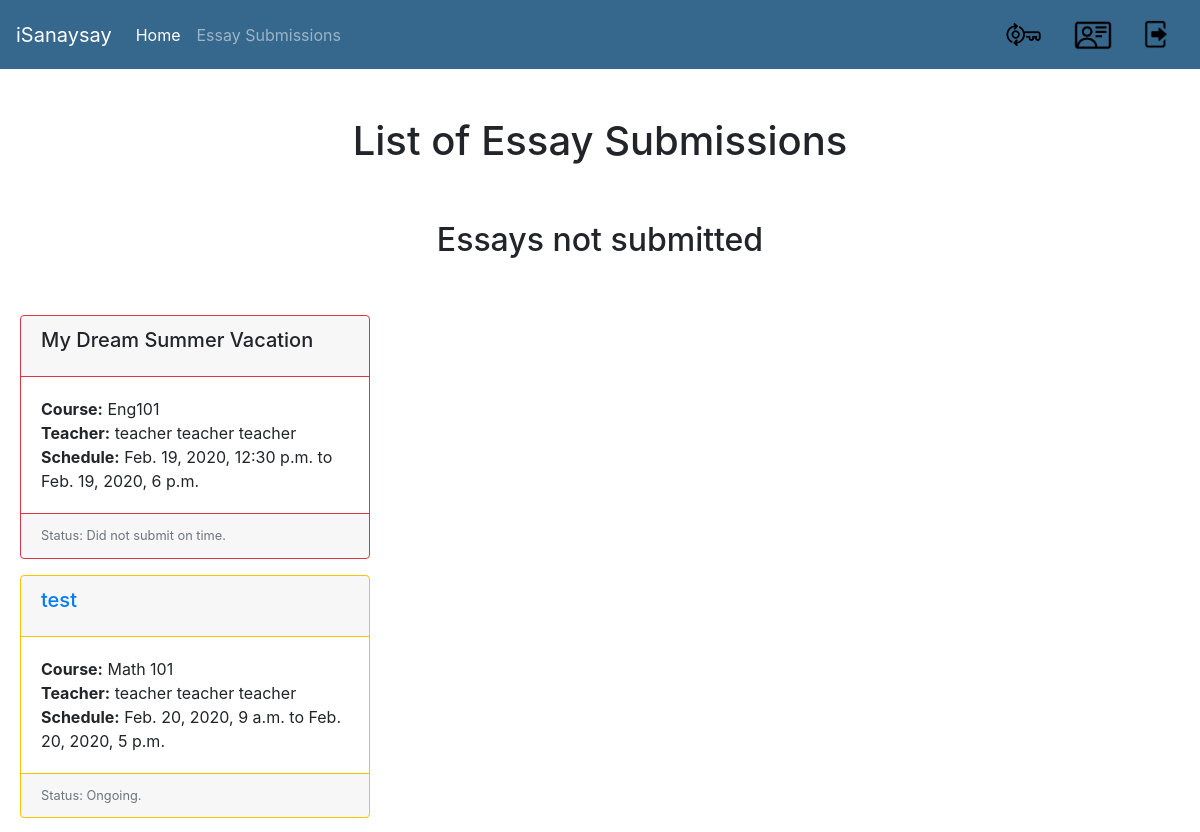
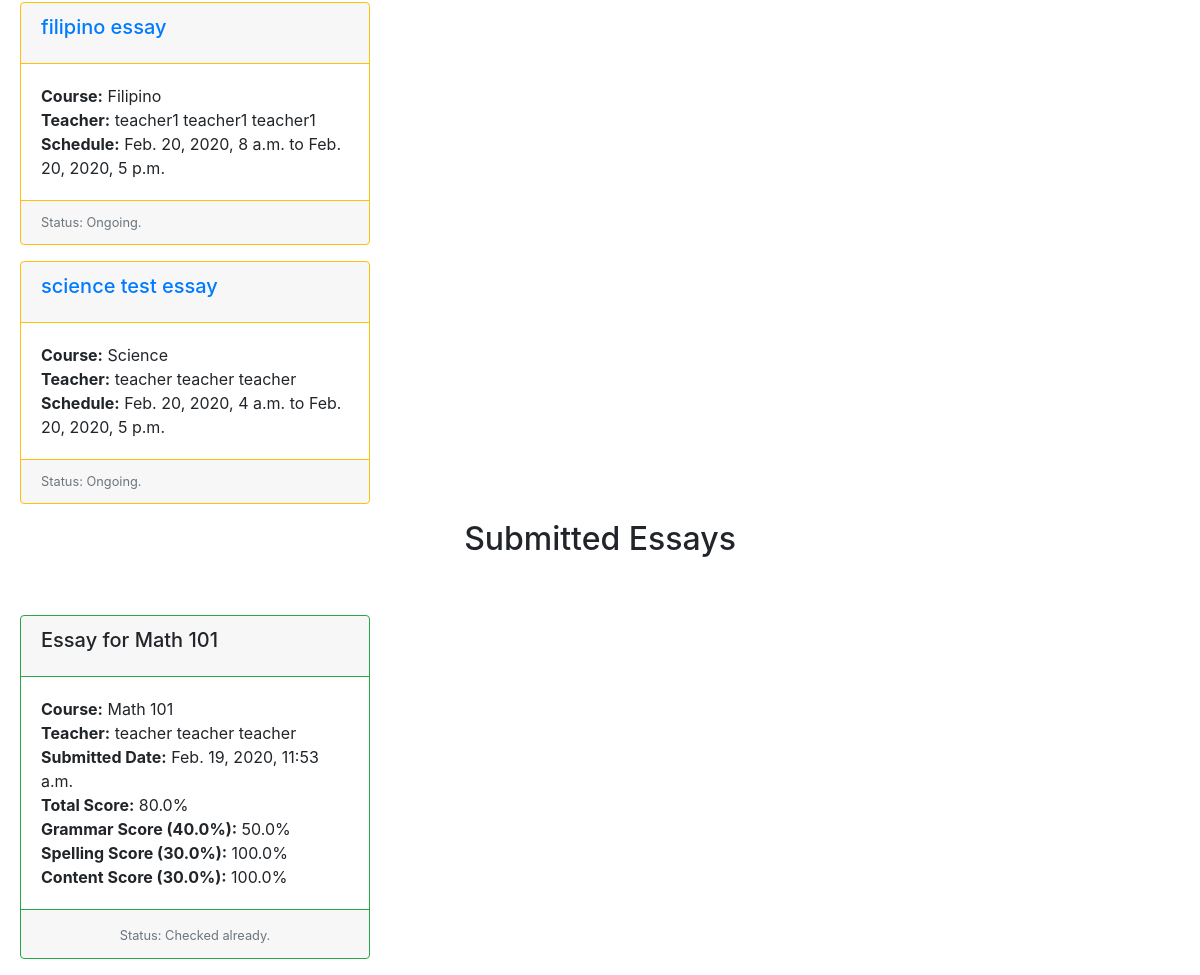
Before: /isanaysay/view_essay_submissions (signed in) with the older database file (2 pictures, top to bottom).
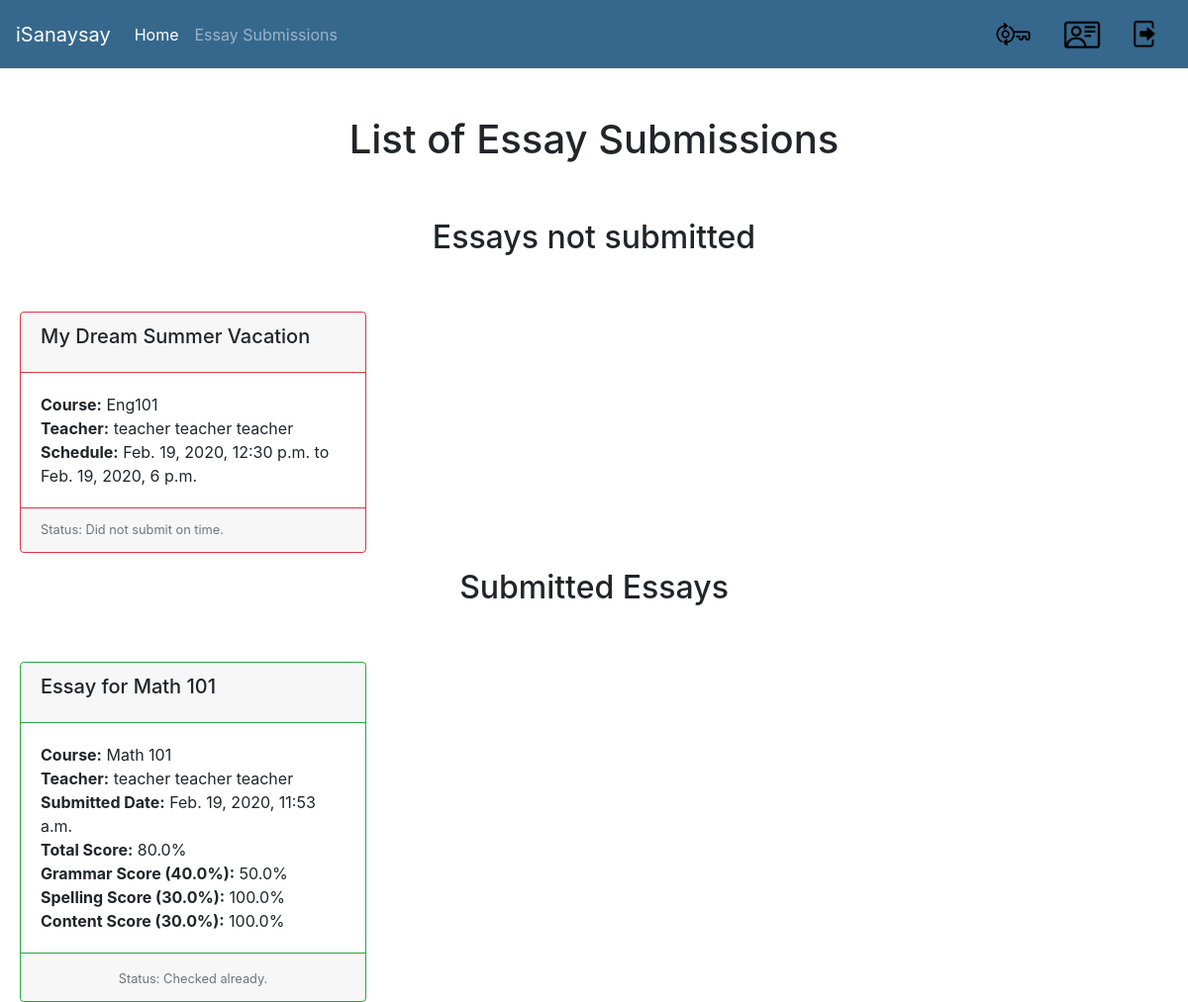
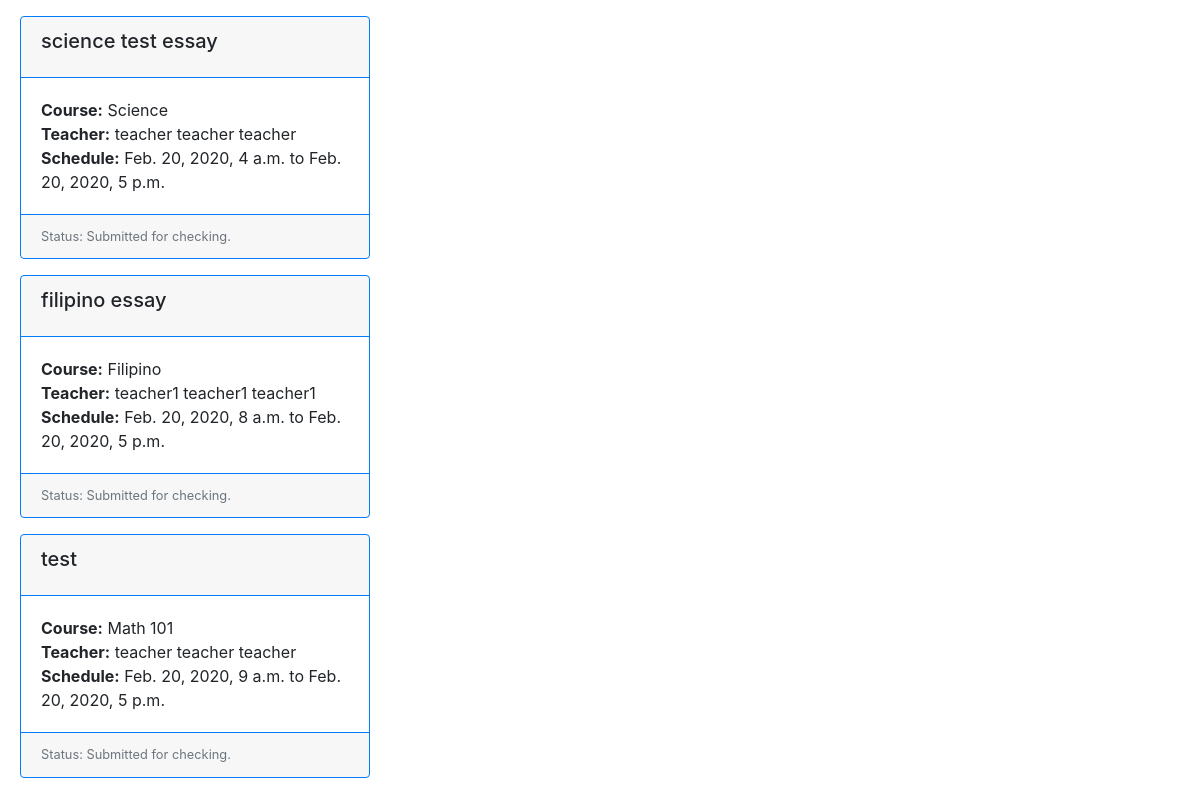
After: the same page with the newer database file (2 pictures, top to bottom).
### users/models.py (models this page shows, shortened)
class Essay(models.Model):
    course = models.ForeignKey(Course, verbose_name="Course", on_delete = models.CASCADE)
    name = models.CharField(verbose_name="Essay Name", max_length=300)
    essay_description = models.CharField(verbose_name="Essay Description", max_length=1500)
    essay_code = models.CharField(verbose_name="Essay Code", max_length=100)
    maximum_length = models.IntegerField(verbose_name="Maximum Length")
    start_date_time = models.DateTimeField(verbose_name="Essay Start Date and Time")
    end_date_time = models.DateTimeField(verbose_name="Essay End Date and Time")
    criteria_no_1 = models.FloatField(verbose_name="Grammar",default=0)
    criteria_no_2 = models.FloatField(verbose_name="Spelling",default=0)
    criteria_no_3 = models.FloatField(verbose_name="Content",default=0)
    words = models.CharField(verbose_name="Words",max_length=10000,default="")
    def is_past_due(self):
        date_today = datetime.datetime.now().replace(tzinfo=utc)
        essay_end_date = self.end_date_time.replace(tzinfo=utc)
        return date_today > essay_end_date
    def is_ongoing(self):
        date_today = datetime.datetime.now().replace(tzinfo=utc)
        essay_end_date = self.end_date_time.replace(tzinfo=utc)
        essay_start_date = self.start_date_time.replace(tzinfo=utc)
        return date_today > essay_start_date and date_today < essay_end_date

class Course(models.Model):
    pass
    semester_Choices = (
        ('A', 'First Semester'),
        ('B', 'Second Semester'),
        ('C', 'Summer'),
    )
    shoolYear_Choices = (
        ('1', '2019-2020'),
        ('2', '2020-2021'),
        ('3', '2021-2022'),
    )
    name = models.CharField(verbose_name="Course Name", max_length=128)
    course_code = models.CharField(verbose_name="Course Code", max_length=128)
    course_description = models.CharField(verbose_name="Course Description", max_length=500)
    course_detail = models.CharField(verbose_name="Course Detail", max_length=100)
    course_unit = models.IntegerField(verbose_name="Course Units", default=3)
    course_semester = models.CharField(max_length=1,choices=semester_Choices, default='A', verbose_name="Semester")
    course_school_year = models.CharField(max_length=1,choices=shoolYear_Choices, default='20', verbose_name="School Year")
    start_date = models.DateField(verbose_name="Course Start Date")
    end_date = models.DateField(verbose_name="Course End Date")
    students = models.ManyToManyField(CustomUser, related_name='students_enrolled')
    teacher = models.ForeignKey(CustomUser, verbose_name="Teacher", on_delete = models.CASCADE)

class CustomUser(AbstractUser):
    pass
    isStudent_Choices = (
        ('S', 'Student'),
        ('T', 'Teacher'),
    )
    first_name = models.CharField(verbose_name="First Name", max_length=100, default="")
    middle_name = models.CharField(verbose_name="Middle Name", max_length=100, default="")
    last_name = models.CharField(verbose_name="Last Name", max_length=100, default="")
    email_address = models.CharField(verbose_name="Email Address", max_length=100, default="some@email.com")
    id_number = models.CharField(verbose_name="ID Number", max_length=50, default="")
    isStudent = models.CharField(max_length=1,choices=isStudent_Choices, default='S', verbose_name="Student or Teacher")
    def __str__(self):
        return self.first_name + " " + self.middle_name + " " + self.last_name

class EssaySubmission(models.Model):
    pass
    isChecked_Choices = (
        ('Y', 'Yes'),
        ('N', 'No'),
    )
    essay = models.ForeignKey(Essay, verbose_name="Essay", on_delete = models.CASCADE)
    student = models.ForeignKey(CustomUser, verbose_name="Student", on_delete = models.CASCADE)
    content = models.CharField(verbose_name="Essay Content", max_length=3000)
    isChecked = models.CharField(max_length=1,choices=isChecked_Choices, default='N', verbose_name="Checked or Not Checked")
    submitted_date = models.DateTimeField(verbose_name="Essay Submission Date", auto_now_add=True)
    checked_date = models.DateTimeField(verbose_name="Essay Checked Date", auto_now_add=True)
    grammar_score = models.FloatField(verbose_name="Grammar Score", default=0)
    spelling_score = models.FloatField(verbose_name="Spelling Score", default=0)
    content_score = models.FloatField(verbose_name="Content Score", default=0)
    def checked_submission(self):
        if self.isChecked == 'N':
            return False
        return True
    def get_total_score(self):
        return (self.grammar_score  * self.essay.criteria_no_1 / 100) + (self.spelling_score * self.essay.criteria_no_2 / 100 ) + (self.content_score * self.essay.criteria_no_3 / 100 )

### users/views.py (the view)
def view_essay_submissions(request):
    template = "list_essay_submission.html"
    user_id = request.user.id
    print(user_id)
    essays = Essay.objects.select_related('course')
    essay_submissions = EssaySubmission.objects.select_related('student','essay').filter(student__id=user_id)
    courses = Course.objects.all()
    for essay in essays:
        present = False
        for s in essay.course.students.all():
            if s.id == user_id:
                present = True
                break
        if not present:
            essays = essays.exclude(id=essay.id)
    for essay in essays:
        present = False
        for es in essay_submissions:
            if essay.id == es.essay.id:
                present = True
                break
        if present:
            essays = essays.exclude(id=essay.id)
    date_today = datetime.datetime.now().replace(tzinfo=utc)
    context = {
        'essays': essays,
        'courses': courses,
        'essay_submissions': essay_submissions,
        'date_today': date_today,
    }
    return render(request, template, context)

### templates/list_essay_submission.html (shortened to what the changed rows need)
{% extends 'base.html' %}
{% block content %}
	<div id="parent"><div id="child"><br/><br/>
		<h1>List of Essay Submissions</h1><br/><br/>
    <h2>Essays not submitted</h2><br/><br/>
				{% for essay in essays %}
        {% if essay.is_ongoing %}
  <div class="card border-warning mb-3" style="max-width:350px;">
      <div class="card-header border-warning" ><a style="float:left;" href="{% url 'add-essay-submission' essay.id %}"><h5 class="card-title">{{ essay.name }}</h5> </a></div>
    <div class="card-body">
      <p class="card-text" style="float:left;margin-bottom:0px;"><b>Course:</b> {{ essay.course.name }}</p><br/>
      <p class="card-text" style="float:left;margin-bottom:0px;"><b>Teacher:</b> {{ essay.course.teacher }}</p><br/>
      <p class="card-text" style="float:left; text-align: left;"><b>Schedule:</b> {{ essay.start_date_time }} to {{ essay.end_date_time }}</p>
    </div>
    <div class="card-footer border-warning">
      <small class="text-muted" style="float:left;">Status: Ongoing.</small>
    </div>
  </div>
        {% elif essay.is_past_due %}
  <div class="card border-danger mb-3" style="max-width:350px;">
      <div class="card-header border-danger" ><div style="float:left;" ><h5 class="card-title">{{ essay.name }}</h5> </div></div>
    <div class="card-body">
      <p class="card-text" style="float:left;margin-bottom:0px;"><b>Course:</b> {{ essay.course.name }}</p><br/>
      <p class="card-text" style="float:left;margin-bottom:0px;"><b>Teacher:</b> {{ essay.course.teacher }}</p><br/>
      <p class="card-text" style="float:left; text-align: left;"><b>Schedule:</b> {{ essay.start_date_time }} to {{ essay.end_date_time }}</p>
    </div>
    <div class="card-footer border-danger">
      <small class="text-muted" style="float:left;">Status: Did not submit on time.</small>
    </div>
  </div>
        {% endif %}
        {% empty %}
        <h5> No ongoing essays yet. </h5>
  {% endfor %}
    <h2>Submitted Essays</h2><br/><br/>
    {% for essay_submission in essay_submissions %}
        {% if not essay_submission.checked_submission %}
  <div class="card border-primary mb-3" style="max-width:350px;">
      <div class="card-header border-primary" ><div style="float:left;" ><h5 class="card-title">{{ essay_submission.essay.name }}</h5> </div></div>
    <div class="card-body">
      <p class="card-text" style="float:left;margin-bottom:0px;"><b>Course:</b> {{ essay_submission.essay.course.name }}</p><br/>
      <p class="card-text" style="float:left;margin-bottom:0px;"><b>Teacher:</b> {{ essay_submission.essay.course.teacher }}</p><br/>
      <p class="card-text" style="float:left; text-align: left;"><b>Schedule:</b> {{ essay_submission.essay.start_date_time }} to {{ essay_submission.essay.end_date_time }}</p>
    </div>
    <div class="card-footer border-primary">
      <small class="text-muted" style="float:left;">Status: Submitted for checking.</small>
    </div>
  </div>
        {% else %}
  <div class="card border-success mb-3" style="max-width:350px;">
      <div class="card-header border-success" ><div style="float:left;" ><h5 class="card-title">{{ essay_submission.essay.name }}</h5> </div></div>
    <div class="card-body">
      <p class="card-text" style="float:left;margin-bottom:0px;"><b>Course:</b> {{ essay_submission.essay.course.name }}</p><br/>
      <p class="card-text" style="float:left;margin-bottom:0px;"><b>Teacher:</b> {{ essay_submission.essay.course.teacher }}</p><br/>
      <p class="card-text" style="float:left; margin-bottom:0px;text-align: left; clear:both;"><b>Submitted Date:</b> {{ essay_submission.submitted_date }}</p><br/><br/>
      <p class="card-text" style="float:left; margin-bottom:0px;text-align: left;"><b>Total Score:</b> {{ essay_submission.get_total_score }}%</p>
      <p class="card-text" style="float:left; margin-bottom:0px;text-align: left;"><b>Grammar Score ({{essay_submission.essay.criteria_no_1}}%):</b> {{ essay_submission.grammar_score }}%</p>
      <p class="card-text" style="float:left; margin-bottom:0px;text-align: left;"><b>Spelling Score ({{essay_submission.essay.criteria_no_2}}%):</b> {{ essay_submission.spelling_score }}%</p>
      <p class="card-text" style="float:left; margin-bottom:0px;text-align: left;"><b>Content Score ({{essay_submission.essay.criteria_no_3}}%):</b> {{ essay_submission.content_score }}%</p>
    </div>
    <div class="card-footer border-success">
      <small class="text-muted">Status: Checked already.</small>
    </div>
  </div>
        {% endif %}
        {% empty %}
        <h5> No essay submitted yet. </h5>
        {% endfor %}
</div>
	</div></div>
{% endblock %}

Changed rows visible on the page:
no longer on this page (row edited): Essay: name "test", course.name "Math 101", course.teacher "teacher teacher teacher", start_date_time "Feb. 20, 2020, 9 a.m.", end_date_time "Feb. 20, 2020, 5 p.m."
no longer on this page (row unchanged): Essay: name "filipino essay", course.name "Filipino", course.teacher "teacher1 teacher1 teacher1", start_date_time "Feb. 20, 2020, 8 a.m.", end_date_time "Feb. 20, 2020, 5 p.m."
no longer on this page (row unchanged): Essay: name "science test essay", course.name "Science", course.teacher "teacher teacher teacher", start_date_time "Feb. 20, 2020, 4 a.m.", end_date_time "Feb. 20, 2020, 5 p.m."
added EssaySubmission: essay.name "science test essay", essay.course.name "Science", essay.course.teacher "teacher teacher teacher", essay.start_date_time "Feb. 20, 2020, 4 a.m.", essay.end_date_time "Feb. 20, 2020, 5 p.m."
added EssaySubmission: essay.name "filipino essay", essay.course.name "Filipino", essay.course.teacher "teacher1 teacher1 teacher1", essay.start_date_time "Feb. 20, 2020, 8 a.m.", essay.end_date_time "Feb. 20, 2020, 5 p.m."
added EssaySubmission: essay.name "test", essay.course.name "Math 101", essay.course.teacher "teacher teacher teacher", essay.start_date_time "Feb. 20, 2020, 9 a.m.", essay.end_date_time "Feb. 20, 2020, 5 p.m."
